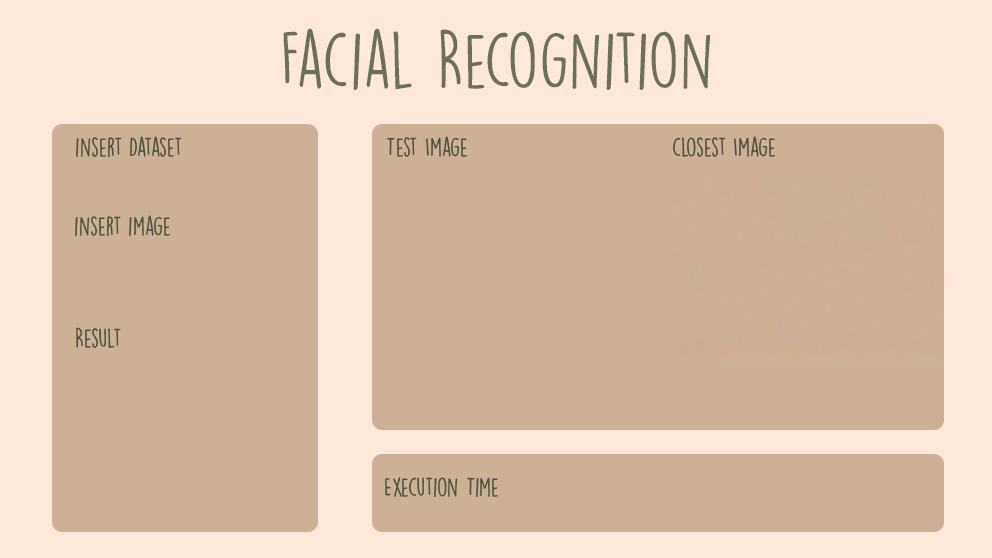
#> input picture src/GUI/Components/vw.jpg, 992 x 558 px; its folder holds only this picture in this run
$ python -i final_main.py   (imports and definitions only)   (older library calls are emulated)
#> lines starting #> are read from the running program, lines starting #| are printed output that depends on the picture
import STEP1
import eigenvalue
import cv2
import os
import numpy as np
import matplotlib.pyplot as plt
import time
import WWW
from tkinter import *
from PIL import Image
from PIL import ImageTk
from tkinter import filedialog
from tkinter.filedialog import askopenfile
from tkinter import ttk
import sv_ttk


# [60 lines left out: function facialrecog, not called in this run]


# [3 lines not run here, left out]
bgimg= ImageTk.PhotoImage(file = "src/GUI/Components/vw.jpg")
# [1 line that did not run here, left out]
# [1 line not run here, left out]

f1="src/GUI/Components/noimage.jpg"
t1=""


nofile1=Label(text="No File Chosen", font='Helvatica 12',bg="peachpuff3")
# [1 line not run here, left out]

nofile2=Label(text="No File Chosen", font='Helvatica 12',bg="peachpuff3")
# [1 line not run here, left out]


result=Label(text="None", font='century 18',fg="green4",bg="peachpuff3")
# [1 line not run here, left out]

result2=Label(text="None", font='century 18',fg="green4",bg="peachpuff3")
# [1 line not run here, left out]

result3=Label(text="None", font='century 18',fg="green4",bg="peachpuff3")
# [1 line not run here, left out]

# [6 lines left out: function choosefolder, not called in this run]


# [7 lines of commented-out code are left out]


button1 = ttk.Button(text="Upload file", command=choosefolder)
# [5 lines not run here, left out]
# [1 line that did not run here, left out]
# [1 line that did not run here, left out]
# [1 line that did not run here, left out]
# [3 lines not run here, left out]
# [1 line that did not run here, left out]
# [1 line that did not run here, left out]
# [1 line that did not run here, left out]
# [1 line not run here, left out]

def upload_file2():
    global img2,t1
    f_types = [('Jpg Files', '*.jpg')]
    filename = filedialog.askopenfilename(filetypes=f_types)
#> the answer given: GUI/Components/vw.jpg
    img2 = Image.open(filename)
#> img2 is the input picture: PIL image 992x558 RGB; mean R, G, B 222.1, 197.4, 175.7
    img2 = img2.resize((256,256), Image.ANTIALIAS)
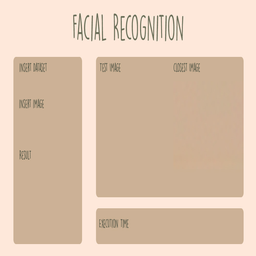
#> img2: PIL image 256x256 RGB; mean R, G, B 222, 197.4, 175.7
    img2 = ImageTk.PhotoImage(img2)
    label = Label(image = img2)
    label.place(x=387, y=161)
    shortfilename = filename.split('/')[len(filename.split('/'))-1]
#> (the run stopped early here; a loop or call above may not have finished)
